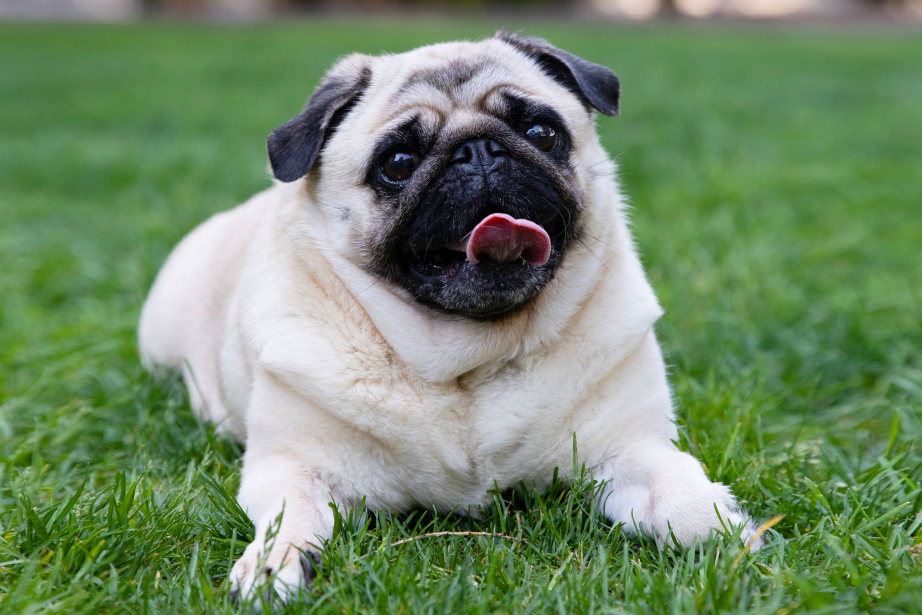
//> input picture cpp_opencv/photos/dog1.jpg, 2765 x 1843 px (shown at 1/3 size)
$ ./contour   (built with g++ and OpenCV 4)
//> lines starting //> are read from the running program, lines starting //| are printed output that depends on the picture; after the words box and inside, x2 and y2 are one past the last pixel; in counts of white or black regions, pixels touching at a corner belong together
#include <opencv2/opencv.hpp>
#include <vector>
#include <stdio.h>
#include <string>
#include <vector>

using namespace cv;

std::string photo = "../../photos/dog1.jpg";

int main(){
    Mat image = imread(photo);
//> image is the input picture: 1843 rows x 2765 cols, CV_8UC3; mean B, G, R 105.2, 138.7, 114.6
    resize(image, image, cv::Size(), 0.2, 0.2);
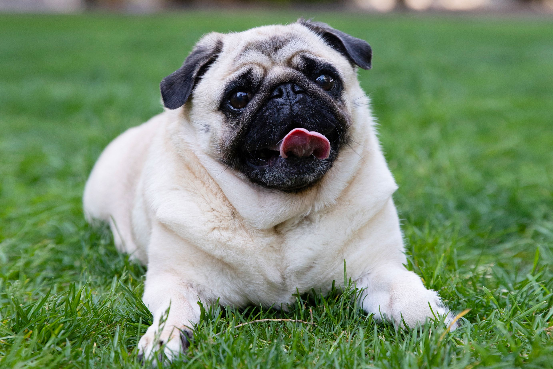
//> image: 369 rows x 553 cols, CV_8UC3; mean B, G, R 105.1, 138.7, 114.6
    imshow("dog", image);

    Mat gray;
    cvtColor(image, gray, COLOR_BGR2GRAY);
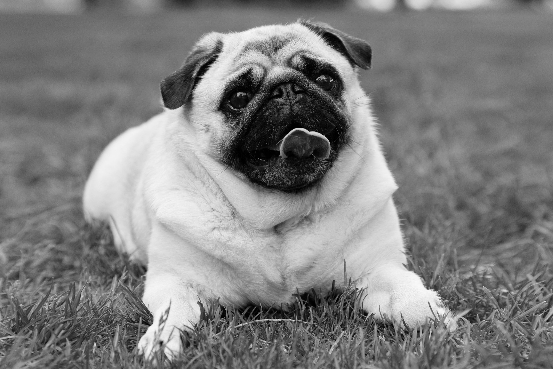
//> gray: 369 rows x 553 cols, CV_8UC1; min 0, max 249, mean 127.6
    imshow("gray", gray);

    Mat blank = Mat::zeros(image.rows, image.cols, CV_8UC3);
    imshow("blank", blank);

    // using canny way << RECOMMENDED
    Mat blur;
    GaussianBlur(gray, blur, Size(5, 5), cv::BORDER_DEFAULT);
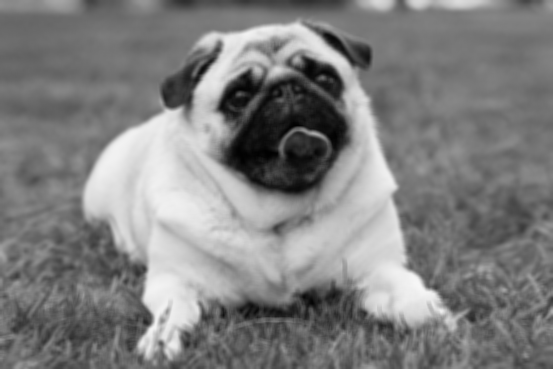
//> blur: 369 rows x 553 cols, CV_8UC1; min 1, max 247, mean 127.6
    imshow("blur", blur);

    Mat canny;
    Canny(blur, canny, 125, 175);
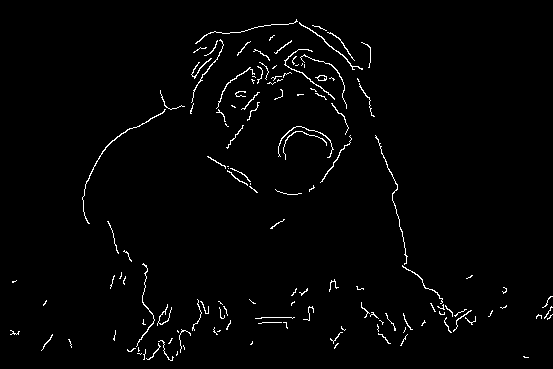
//> canny: 369 rows x 553 cols, CV_8UC1; 1.8% white in thin lines or dots
    imshow("canny edges",canny);

    // using threshold way
    // Mat thresh;
    // threshold(gray, thresh, 125, 255, THRESH_BINARY);
    // imshow("threshold", thresh);

    std::vector<std::vector<Point> > contours;
    std::vector<Vec4i> hierarchy;
    findContours(canny, contours, hierarchy, cv::RETR_LIST, cv::CHAIN_APPROX_NONE);
//> contours = 138 contours, 125 with area under 20; largest, box (x1, y1, x2, y2) and area: (82, 109, 166, 224) 53, (299, 22, 363, 70) 44, (315, 75, 327, 81) 40, (284, 49, 335, 100) 40, (317, 75, 327, 81) 32
    std::cout << contours.size() << " this many contours\n";
//| 138 this many contours

    drawContours(blank, contours, -1, (0, 0, 255));
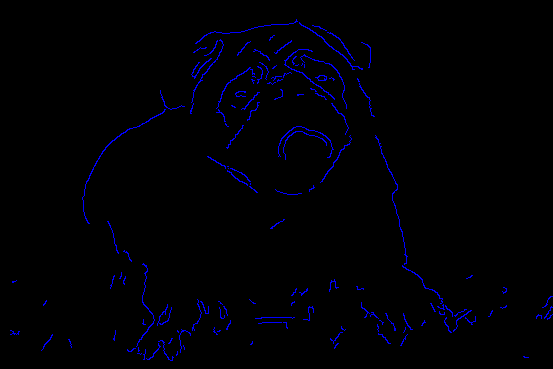
//> blank: 369 rows x 553 cols, CV_8UC3; mean B, G, R 4.7, 0, 0
    imshow("drawn", blank);


    waitKey(0);
    return 0;
}
